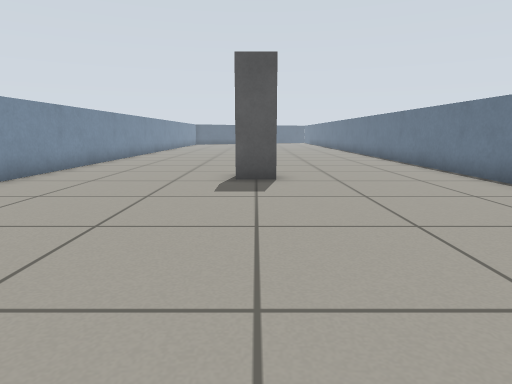
[1] (above)

15 first-person views from a walk through a Gazebo world. The camera is 0.57 m above the floor, tilts 10° down and sees 75° across. The floor is counted in squares, 0.5 m on a side. Each view is taken from the middle of a square. On the plan, view 1 faces up. The plan holds only what a view shows up to about 13 squares ahead; the rest is blank.

[2]
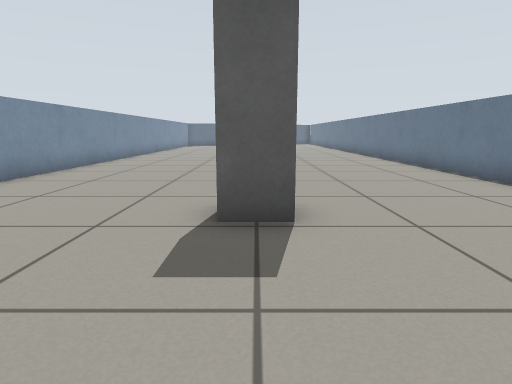

[3]
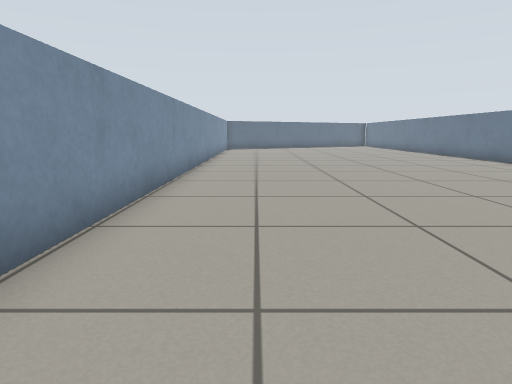

[4]
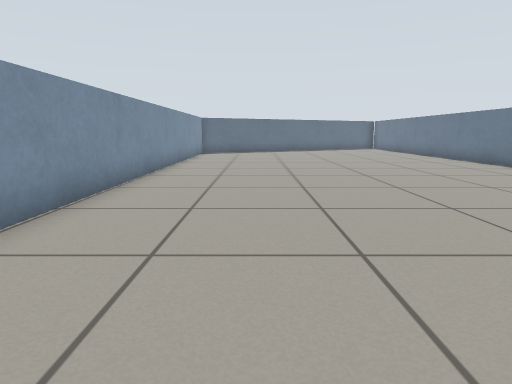

[5]
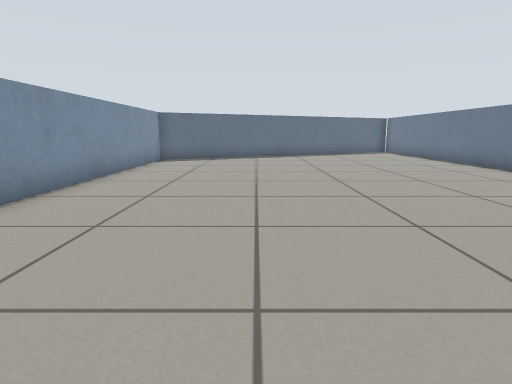

[6]
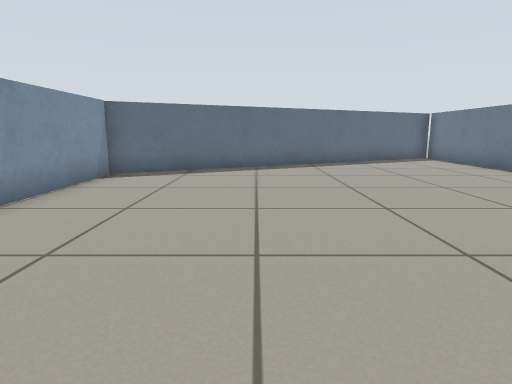

[7]
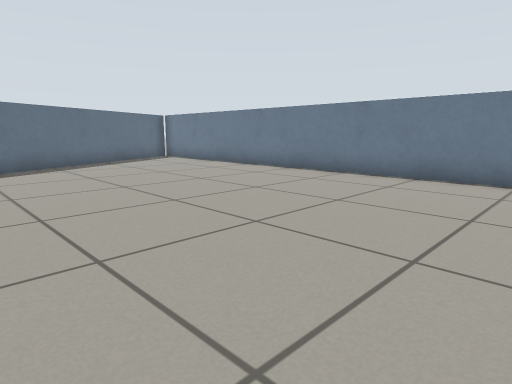

[8]
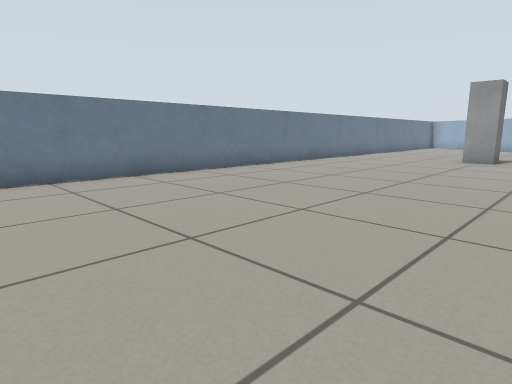

[9]
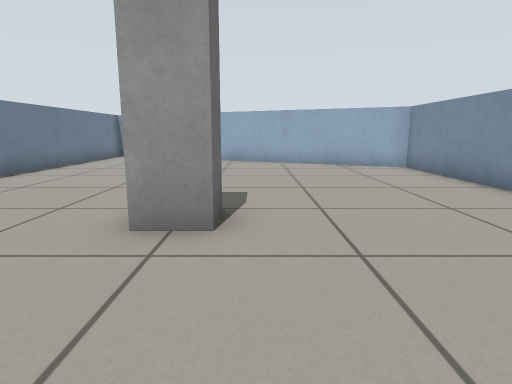

[10]
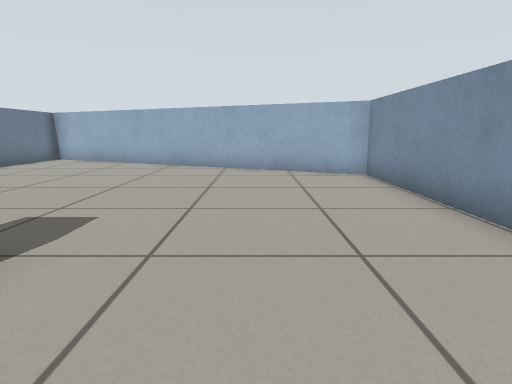

[11]
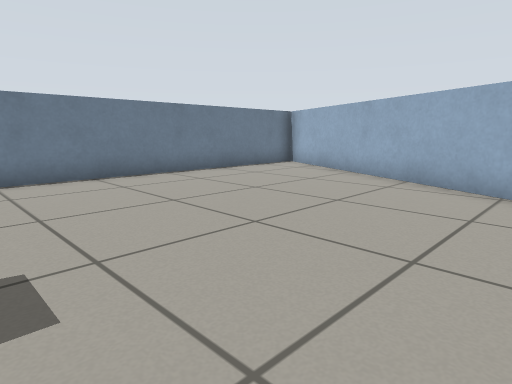

[12]
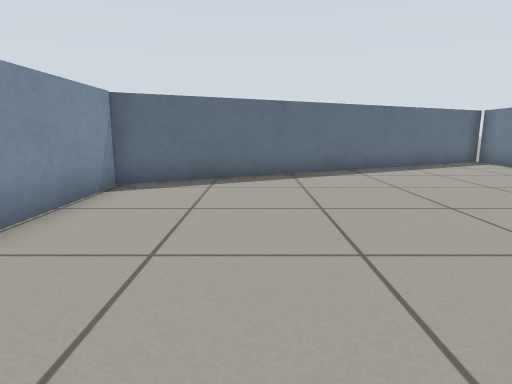

[13]
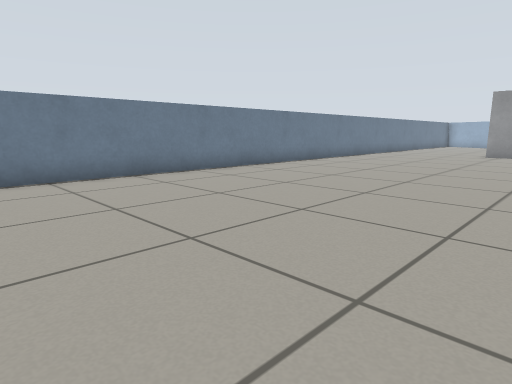

[14]
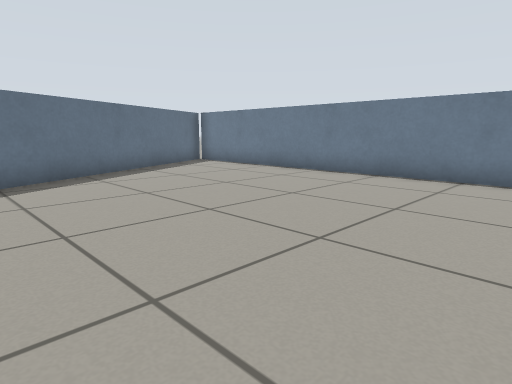

[15]
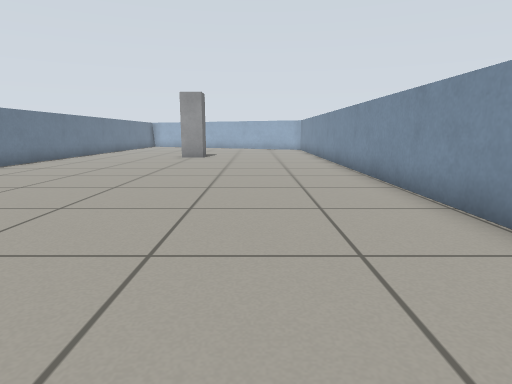

### Floor plan
Points are (right, up) in squares from view 1. A wall is a line through its corners. A room is listed if a view was taken in it or the views show most of it. See-through windows are left out.
Room 1 (views 1, 2, 3, 4, 5, 6, 7, 8, 9, 10, 11, 12, 13, 14, 15)
walls: (5.8, 7.5) (5.8, 40.3) (-6.1, 34.4) (-6.1, 1.7) (5.1, -3.5); (5.8, -3) (5.8, 6)
objects: grey post (0, 8) to (1, 9)

Positions as (right, up) in squares from view 1, and headings:
1: (0, 0), facing up
2: (0, 4), facing up
3: (-4, 10), facing up
4: (-3, 15), facing up
5: (-2, 20), facing up
6: (-2, 25), facing up
7: (-3, 25), facing up-right
8: (-3, 24), facing down-right
9: (-1, 13), facing down
10: (-3, 11), facing down
11: (-3, 7), facing down-right
12: (-3, 27), facing up
13: (-3, 28), facing down-right
14: (-3, 28), facing up-right
15: (-3, 25), facing down
